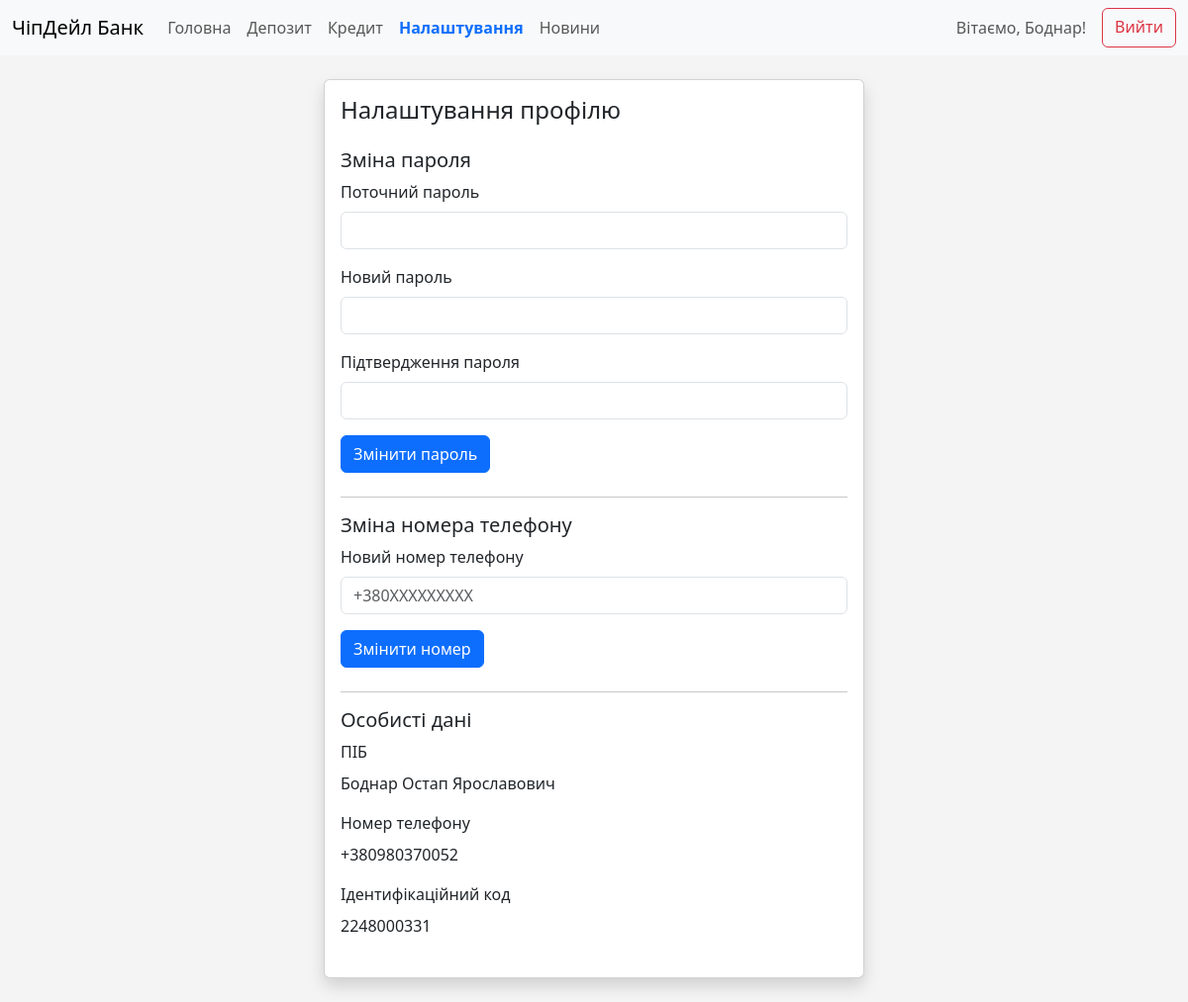
Screenshot of /settings (signed in) with the database file from the repository.
### app/models.py (models this page shows, shortened)
class User(UserMixin, db.Model):
    id = db.Column(db.Integer, primary_key=True)
    pin = db.Column(db.String(4), nullable=False)
    full_name = db.Column(db.String(100), nullable=False)
    phone = db.Column(db.String(20), unique=True, nullable=False)
    identification_code = db.Column(db.String(10), unique=True, nullable=False)  # РНОКПП
    password = db.Column(db.String(100), nullable=False)
    accounts = db.relationship('Account', backref='user', lazy=True)
    loans = db.relationship('Loan', backref='user', lazy=True)
    cards = db.relationship('Card', backref='user', lazy=True)

### app/routes.py (the view)
@main_bp.route('/settings')
@login_required
def settings():
    try:
        user = User.query.get(current_user.id)
        if not user:
            return redirect(url_for('main.index'))
        return render_template('settings.html', user=user)
    except Exception as e:
        print(f"Помилка при доступі до сторінки налаштувань: {str(e)}")
        return redirect(url_for('main.index'))

### app/__init__.py (called while the page is built)
@login_manager.user_loader
def load_user(user_id):
    from app.models import User
    try:
        user = User.query.get(int(user_id))
        print(f"Завантаження користувача: {user_id} -> {user}")
        return user
    except Exception as e:
        print(f"Помилка при завантаженні користувача: {str(e)}")
        return None

### templates/settings.html (shortened to what this page needs)
<!DOCTYPE html>
<html lang="uk">
<head>
    <link href="https://cdn.jsdelivr.net/npm/bootstrap@5.3.0/dist/css/bootstrap.min.css" rel="stylesheet">
</head>
<body>
    <nav class="navbar navbar-expand-lg navbar-light bg-light">
        <div class="container-fluid">
            <a class="navbar-brand" href="#">ЧіпДейл Банк</a>
            <div class="collapse navbar-collapse" id="navbarNav">
                <ul class="navbar-nav me-auto mb-2 mb-lg-0">
                    <li class="nav-item"><a class="nav-link" href="{{ url_for('main.dashboard') }}">Головна</a></li>
                    <li class="nav-item"><a class="nav-link" href="{{ url_for('main.deposit_page') }}">Депозит</a></li>
                    <li class="nav-item"><a class="nav-link" href="{{ url_for('main.credit') }}">Кредит</a></li>
                    <li class="nav-item">
                        <a class="nav-link active" href="{{ url_for('main.settings') }}">Налаштування</a>
                    </li>
                    <li class="nav-item">
                        <a class="nav-link" href="{{ url_for('main.news_page') }}">Новини</a>
                    </li>
                </ul>
                <div class="d-flex">
                    <span class="navbar-text me-3">
                        Вітаємо, {{ user.full_name.split()[0] }}!
                    </span>
                    <a href="{{ url_for('main.logout') }}" class="btn btn-outline-danger">Вийти</a>
                </div>
            </div>
        </div>
    </nav>
    <div class="container py-4">
        <div class="row justify-content-center">
            <div class="col-md-6">
                <div class="card shadow">
                    <div class="card-body">
                        <h4 class="card-title mb-4">Налаштування профілю</h4>
                        <div class="mb-4">
                            <h5>Зміна пароля</h5>
                            <form id="change-password-form">
                                <div class="mb-3">
                                    <label for="current-password" class="form-label">Поточний пароль</label>
                                    <input type="password" class="form-control" id="current-password" required>
                                </div>
                                <div class="mb-3">
                                    <label for="new-password" class="form-label">Новий пароль</label>
                                    <input type="password" class="form-control" id="new-password" required>
                                </div>
                                <div class="mb-3">
                                    <label for="confirm-password" class="form-label">Підтвердження пароля</label>
                                    <input type="password" class="form-control" id="confirm-password" required>
                                </div>
                                <button type="submit" class="btn btn-primary">Змінити пароль</button>
                            </form>
                        </div>
                        <hr>
                        <div class="mb-4">
                            <h5>Зміна номера телефону</h5>
                            <form id="change-phone-form">
                                <div class="mb-3">
                                    <label for="new-phone" class="form-label">Новий номер телефону</label>
                                    <input type="tel" class="form-control" id="new-phone" placeholder="+380XXXXXXXXX" required>
                                </div>
                                <button type="submit" class="btn btn-primary">Змінити номер</button>
                            </form>
                        </div>
                        <hr>
                        <div class="mb-4">
                            <h5>Особисті дані</h5>
                            <div class="mb-3">
                                <label class="form-label">ПІБ</label>
                                <p class="form-control-static">{{ user.full_name }}</p>
                            </div>
                            <div class="mb-3">
                                <label class="form-label">Номер телефону</label>
                                <p class="form-control-static">{{ user.phone }}</p>
                            </div>
                            <div class="mb-3">
                                <label class="form-label">Ідентифікаційний код</label>
                                <p class="form-control-static">{{ user.identification_code }}</p>
                            </div>
                        </div>
                    </div>
                </div>
            </div>
        </div>
    </div>
</body>
</html>

### templates/settings.html (style rules this page uses)
body { background-color: #f4f4f4; }
.nav-link.active { font-weight: bold; color: #0d6efd !important; }

### rows the page displays
User: full_name "Боднар", full_name "Боднар Остап Ярославович", phone "+380980370052", identification_code "2248000331"
